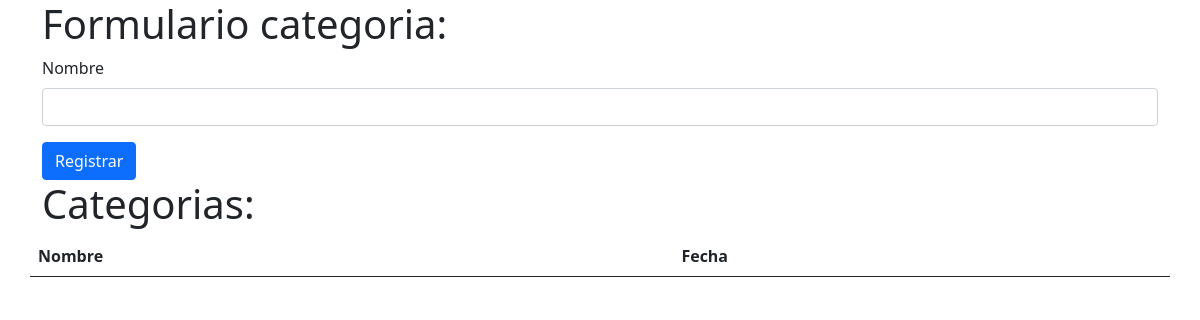
Page /cursos/categorias/ on the earlier database version.
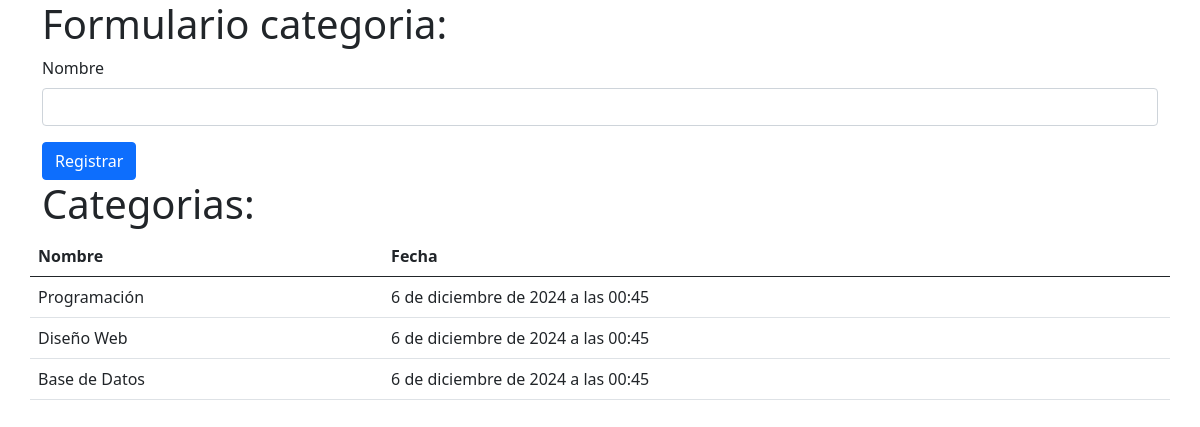
Same page on the later database version.
### curso/models.py (models this page shows, shortened)
class Categoria(models.Model):
    nombre = models.CharField(max_length=100)
    created = models.DateTimeField(auto_now_add=True)
    updated = models.DateTimeField(auto_now=True)

### curso/views.py (the view)
# urls.py: path('categorias/', views.categorias, name='categoria'),
def categorias(request):
    post_nombre = request.POST.get("nombre")
    if post_nombre:
        q = Categoria(nombre=post_nombre)
        q.save()
    categorias = Categoria.objects.all()
    return render(request, "categorias.html", {
        "categorias": categorias
    })

### curso/templates/categorias.html (shortened to what this page needs)
{% load static %}
<!doctype html>
<html lang="en">
    <head>
        <link href="{% static 'core/bootstrap-5.0.2/dist/css/bootstrap.min.css' %}" rel="stylesheet">
    </head>
    <body>
        <div class="container">
            <h1>Formulario categoria:</h1>
            <form class="row g-3" action="{% url 'categoria' %}" method="post">
                <div class="col-12">
                    <label for="nombre" class="form-label">Nombre</label>
                    <input type="text" class="form-control" id="nombre" name="nombre" placeholder="" maxlength="100">
                </div>
                <div class="col-12">
                    <button type="submit" class="btn btn-primary">Registrar</button>
                </div>
            </form>
            <div class="row">
                <h1>Categorias:</h1>
                <table class="table table-hover">
                    <thead>
                        <tr>
                            <th scope="col">Nombre</th>
                            <th scope="col">Fecha</th>
                        </tr>
                        </thead>
                        <tbody>
                            {% for categoria in categorias %}
                            <tr>
                                <td>{{ categoria.nombre }}</td>
                                <td>{{ categoria.created }}</td>
                            </tr>
                            {% endfor %}
                        </tbody>
                </table>
            </div>
        </div>
    </body>
</html>

Differences in the rows shown:
added Categoria: nombre "Programación", created "6 de diciembre de 2024 a las 00:45"
added Categoria: nombre "Diseño Web", created "6 de diciembre de 2024 a las 00:45"
added Categoria: nombre "Base de Datos", created "6 de diciembre de 2024 a las 00:45"
